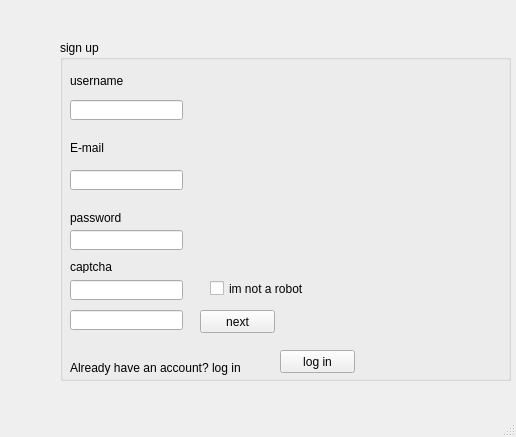
<?xml version="1.0" encoding="UTF-8"?>
<ui version="4.0">
 <class>signup</class>
 <widget class="QMainWindow" name="signup">
  <property name="geometry">
   <rect>
    <x>0</x>
    <y>0</y>
    <width>516</width>
    <height>437</height>
   </rect>
  </property>
  <property name="windowTitle">
   <string>MainWindow</string>
  </property>
  <widget class="QWidget" name="centralwidget">
   <widget class="QGroupBox" name="groupBox">
    <property name="geometry">
     <rect>
      <x>60</x>
      <y>40</y>
      <width>451</width>
      <height>341</height>
     </rect>
    </property>
    <property name="styleSheet">
     <string notr="true"/>
    </property>
    <property name="title">
     <string>sign up</string>
    </property>
    <widget class="QLabel" name="label">
     <property name="geometry">
      <rect>
       <x>10</x>
       <y>20</y>
       <width>171</width>
       <height>41</height>
      </rect>
     </property>
     <property name="text">
      <string>username</string>
     </property>
    </widget>
    <widget class="QLabel" name="label_2">
     <property name="geometry">
      <rect>
       <x>10</x>
       <y>100</y>
       <width>141</width>
       <height>16</height>
      </rect>
     </property>
     <property name="text">
      <string>E-mail</string>
     </property>
    </widget>
    <widget class="QLabel" name="label_3">
     <property name="geometry">
      <rect>
       <x>10</x>
       <y>170</y>
       <width>91</width>
       <height>16</height>
      </rect>
     </property>
     <property name="text">
      <string>password</string>
     </property>
    </widget>
    <widget class="QLabel" name="label_4">
     <property name="geometry">
      <rect>
       <x>10</x>
       <y>320</y>
       <width>201</width>
       <height>16</height>
      </rect>
     </property>
     <property name="styleSheet">
      <string notr="true">font: 10pt &quot;MS Shell Dlg 2&quot;;</string>
     </property>
     <property name="text">
      <string>Already have an account? log in</string>
     </property>
    </widget>
    <widget class="QPushButton" name="pushButtonlogin">
     <property name="geometry">
      <rect>
       <x>220</x>
       <y>310</y>
       <width>75</width>
       <height>23</height>
      </rect>
     </property>
     <property name="text">
      <string>log in</string>
     </property>
    </widget>
    <widget class="QLineEdit" name="lineEdit">
     <property name="geometry">
      <rect>
       <x>10</x>
       <y>60</y>
       <width>113</width>
       <height>20</height>
      </rect>
     </property>
    </widget>
    <widget class="QLineEdit" name="lineEdit_2">
     <property name="geometry">
      <rect>
       <x>10</x>
       <y>130</y>
       <width>113</width>
       <height>20</height>
      </rect>
     </property>
    </widget>
    <widget class="QLineEdit" name="lineEdit_3">
     <property name="geometry">
      <rect>
       <x>10</x>
       <y>190</y>
       <width>113</width>
       <height>20</height>
      </rect>
     </property>
    </widget>
    <widget class="QPushButton" name="pushButton">
     <property name="geometry">
      <rect>
       <x>140</x>
       <y>270</y>
       <width>75</width>
       <height>23</height>
      </rect>
     </property>
     <property name="text">
      <string>next</string>
     </property>
    </widget>
    <widget class="QCheckBox" name="checkBox">
     <property name="geometry">
      <rect>
       <x>150</x>
       <y>240</y>
       <width>101</width>
       <height>17</height>
      </rect>
     </property>
     <property name="text">
      <string>im not a robot</string>
     </property>
    </widget>
    <widget class="QLineEdit" name="lineEdit_4">
     <property name="geometry">
      <rect>
       <x>10</x>
       <y>240</y>
       <width>113</width>
       <height>20</height>
      </rect>
     </property>
    </widget>
    <widget class="QLabel" name="label_5">
     <property name="geometry">
      <rect>
       <x>10</x>
       <y>220</y>
       <width>47</width>
       <height>13</height>
      </rect>
     </property>
     <property name="text">
      <string>captcha</string>
     </property>
    </widget>
    <widget class="QLineEdit" name="lineEdit_5">
     <property name="geometry">
      <rect>
       <x>10</x>
       <y>270</y>
       <width>113</width>
       <height>20</height>
      </rect>
     </property>
    </widget>
   </widget>
  </widget>
  <widget class="QMenuBar" name="menubar">
   <property name="geometry">
    <rect>
     <x>0</x>
     <y>0</y>
     <width>516</width>
     <height>21</height>
    </rect>
   </property>
  </widget>
  <widget class="QStatusBar" name="statusbar"/>
 </widget>
 <resources/>
 <connections/>
</ui>
